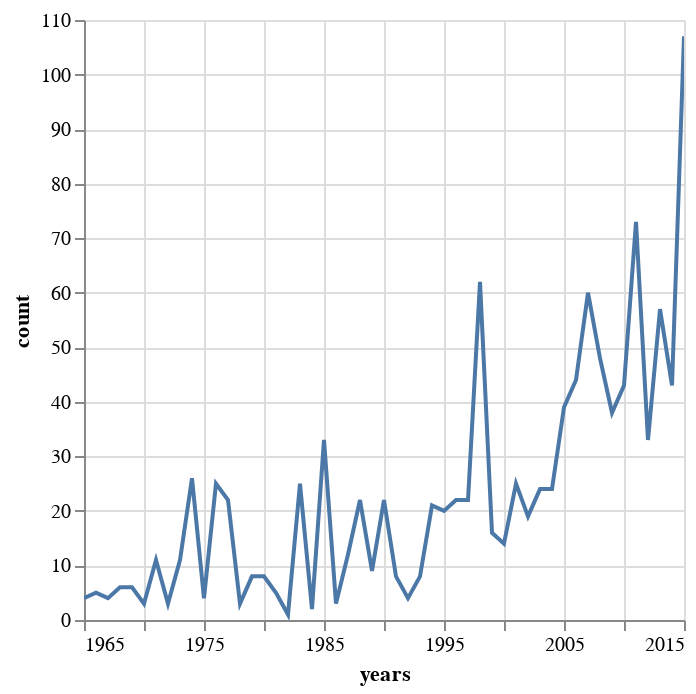

Notebook code cell kept with this figure:
### Markdown cell above
Plot the time series.

### Code cell
alt.Chart(timeseries).mark_line().encode(
    x='years',
    y='count'
).interactive()

### Figure 1 — Vega-Lite specification as saved in the notebook (floating-point values rounded to 4 significant figures)
{"config": {"view": {"continuousWidth": 300, "continuousHeight": 300}}, "data": {"name": "data-f4da5d92a9f8fcb239fead2a835f932b"}, "mark": {"type": "line"}, "encoding": {"x": {"field": "years", "type": "temporal"}, "y": {"field": "count", "type": "quantitative"}}, "params": [{"name": "param_1", "select": {"type": "interval", "encodings": ["x", "y"]}, "bind": "scales"}], "$schema": "https://vega.github.io/schema/vega-lite/v5.15.1.json", "datasets": {"data-f4da5d92a9f8fcb239fead2a835f932b": [{"years": "1965-01-01T00:00:00", "count": 4}, {"years": "1966-01-01T00:00:00", "count": 5}, {"years": "1967-01-01T00:00:00", "count": 4}, {"years": "1968-01-01T00:00:00", "count": 6}, {"years": "1969-01-01T00:00:00", "count": 6}, {"years": "1970-01-01T00:00:00", "count": 3}, {"years": "1971-01-01T00:00:00", "count": 11}, {"years": "1972-01-01T00:00:00", "count": 3}, {"years": "1973-01-01T00:00:00", "count": 11}, {"years": "1974-01-01T00:00:00", "count": 26}, {"years": "1975-01-01T00:00:00", "count": 4}, {"years": "1976-01-01T00:00:00", "count": 25}, {"years": "1977-01-01T00:00:00", "count": 22}, {"years": "1978-01-01T00:00:00", "count": 3}, {"years": "1979-01-01T00:00:00", "count": 8}, {"years": "1980-01-01T00:00:00", "count": 8}, {"years": "1981-01-01T00:00:00", "count": 5}, {"years": "1982-01-01T00:00:00", "count": 1}, {"years": "1983-01-01T00:00:00", "count": 25}, {"years": "1984-01-01T00:00:00", "count": 2}, {"years": "1985-01-01T00:00:00", "count": 33}, {"years": "1986-01-01T00:00:00", "count": 3}, {"years": "1987-01-01T00:00:00", "count": 12}, {"years": "1988-01-01T00:00:00", "count": 22}, {"years": "1989-01-01T00:00:00", "count": 9}, {"years": "1990-01-01T00:00:00", "count": 22}, {"years": "1991-01-01T00:00:00", "count": 8}, {"years": "1992-01-01T00:00:00", "count": 4}, {"years": "1993-01-01T00:00:00", "count": 8}, {"years": "1994-01-01T00:00:00", "count": 21}, {"years": "1995-01-01T00:00:00", "count": 20}, {"years": "1996-01-01T00:00:00", "count": 22}, {"years": "1997-01-01T00:00:00", "count": 22}, {"years": "1998-01-01T00:00:00", "count": 62}, {"years": "1999-01-01T00:00:00", "count": 16}, {"years": "2000-01-01T00:00:00", "count": 14}, {"years": "2001-01-01T00:00:00", "count": 25}, {"years": "2002-01-01T00:00:00", "count": 19}, {"years": "2003-01-01T00:00:00", "count": 24}, {"years": "2004-01-01T00:00:00", "count": 24}, {"years": "2005-01-01T00:00:00", "count": 39}, {"years": "2006-01-01T00:00:00", "count": 44}, {"years": "2007-01-01T00:00:00", "count": 60}, {"years": "2008-01-01T00:00:00", "count": 48}, {"years": "2009-01-01T00:00:00", "count": 38}, {"years": "2010-01-01T00:00:00", "count": 43}, {"years": "2011-01-01T00:00:00", "count": 73}, {"years": "2012-01-01T00:00:00", "count": 33}, {"years": "2013-01-01T00:00:00", "count": 57}, {"years": "2014-01-01T00:00:00", "count": 43}, {"years": "2015-01-01T00:00:00", "count": 107}]}}
